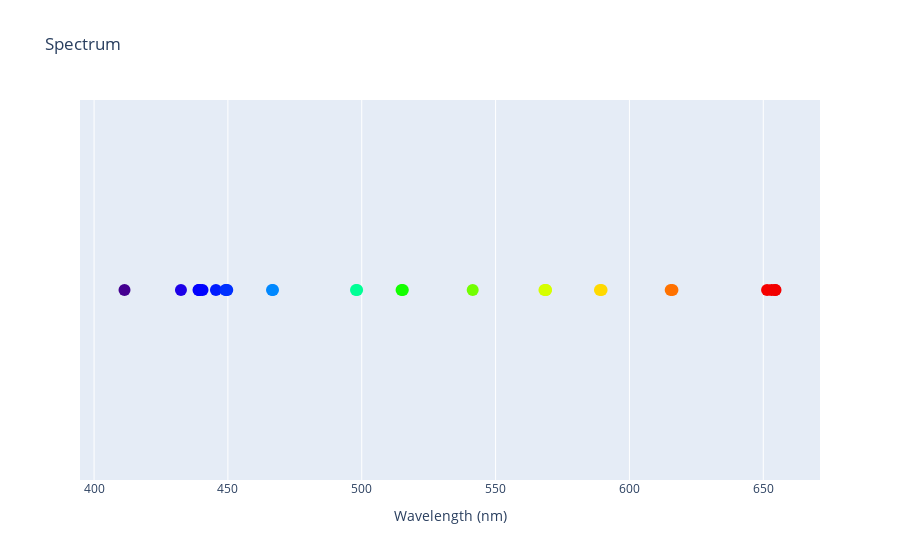

The notebook cell saved with this chart:
### Code cell
interactive_spectrum(cd_mercury)

### Figure 1 — Plotly figure (JSON) as saved in the notebook; plotly's stock layout.template omitted (floating-point values rounded to 4 significant figures)
{"data": [{"hovertemplate": "<b>Wavelength</b>: %{x} nm<br><b>RGB Color</b>: %{marker.color}<extra></extra>", "marker": {"color": ["rgb(68,0,144)", "rgb(29,0,232)", "rgb(4,0,252)", "rgb(3,0,252)", "rgb(2,0,253)", "rgb(0,2,255)", "rgb(0,28,255)", "rgb(0,46,255)", "rgb(0,48,255)", "rgb(0,49,255)", "rgb(0,135,255)", "rgb(0,136,255)", "rgb(0,255,154)", "rgb(0,255,149)", "rgb(17,255,0)", "rgb(19,255,0)", "rgb(114,255,0)", "rgb(212,255,0)", "rgb(214,255,0)", "rgb(214,255,0)", "rgb(255,219,0)", "rgb(255,217,0)", "rgb(255,116,0)", "rgb(255,113,0)", "rgb(246,0,0)", "rgb(244,0,0)", "rgb(242,0,0)", "rgb(242,0,0)"], "size": 12}, "mode": "markers", "type": "scatter", "x": [411.4, 432.5, 439.0, 439.3, 439.3, 440.5, 445.5, 449.1, 449.4, 449.8, 466.5, 466.9, 497.9, 498.3, 514.9, 515.3, 541.5, 568.3, 568.8, 568.8, 589.0, 589.6, 615.4, 616.1, 651.4, 653.1, 654.4, 654.6], "y": [1, 1, 1, 1, 1, 1, 1, 1, 1, 1, 1, 1, 1, 1, 1, 1, 1, 1, 1, 1, 1, 1, 1, 1, 1, 1, 1, 1]}], "layout": {"hovermode": "closest", "title": {"text": "Spectrum"}, "xaxis": {"title": {"text": "Wavelength (nm)"}}, "yaxis": {"title": {"text": "Intensity"}, "visible": false}}}
